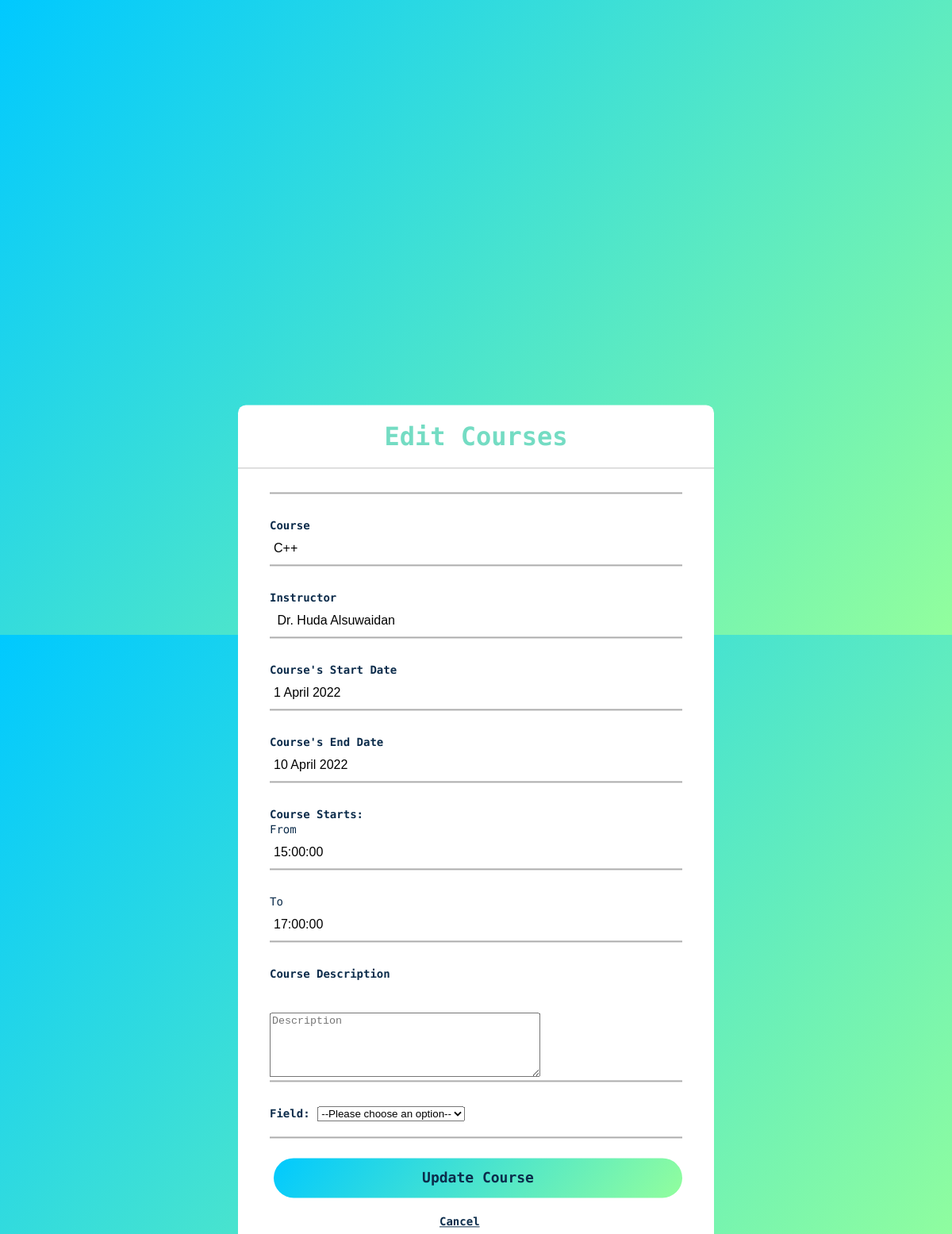
/Admin-edit-course.php?id=1, run on the app's committed database.
### tables this page shows
CREATE TABLE `courses` (
  `id` int(11) NOT NULL,
  `course` varchar(255) NOT NULL,
  `instructor` varchar(255) NOT NULL,
  `startDate` varchar(255) NOT NULL,
  `endDate` varchar(255) NOT NULL,
  `startTime` time NOT NULL,
  `endTime` time NOT NULL,
  `description` varchar(1500) NOT NULL,
  `feild` varchar(255) NOT NULL
);

### Admin-edit-course.php (the view, shortened to what this page needs)
<?php
$root=$_SERVER["DOCUMENT_ROOT"];
require($root.'/course+/config/db.php');
?>
<!DOCTYPE html>
<html>
<head>
    <link rel="stylesheet" href="../../course+/css/update.css">
</head>
<html>
<body>
<!DOCTYPE html>
<html>
<link rel="stylesheet" href="../../course+/css/update.css">
    <head>
    </head>
    <body>
        <div class="center">
            <h1>Edit Courses</h1>
            <?php
            if(isset($_GET['id'])){
                $id= $_GET['id'];
                $course_edit= "SELECT * FROM courses WHERE id= '$id' LIMIT 1";
                $course_run= mysqli_query($conn, $course_edit);
                if(mysqli_num_rows($course_run) > 0){
                    $row= mysqli_fetch_array($course_run);
                    ?>
            <form method="POST" action="#">
                <div class="txt-field">
                </div>
                <div class="txt-field">
                <label><b>Course</b></label>
                <input type="text" id="course" name="course" value="<?= $row['course'] ?>" autocomplete="off">
                </div>
                <div class="txt-field">
                <label><b>Instructor</b></label>
                <input type="text" id="instructor" name="instructor" value="<?= $row['instructor'] ?>"  autocomplete="off" >
                </div>
                <div class="txt-field">
                <label><b>Course's Start Date</b></label>
                <input type="text" id="startDate" name="startDate" value="<?= $row['startDate'] ?>"  autocomplete="off" >
                </div>
                <div class="txt-field">
                <label><b>Course's End Date </b></label>
                <input type="text" id="endDate" name="endDate" value="<?= $row['endDate'] ?>"  autocomplete="off">
                </div>
                <div class="txt-field">
                <label><b>Course Starts:</b></label><br>
                <label>From</label>
                <input type="text" name="startTime" class="startTime" value="<?= $row['startTime'] ?>"  autocomplete="off">
                </div>
                <div class="txt-field">
                <label>To</label>
                <input type="text" name="endTime" class="endTime" value="<?= $row['endTime'] ?>"  autocomplete="off">
                </div>
                <div class="txt-field">
                <label><b>Course Description</b></label>
                <input><textarea name="description" cols="40" rows="5" placeholder="Description" autocomplete="off"></textarea>
                <label class="error"><?php if (isset($descriptionError)) echo $descriptionError; ?></label>
                </div>
                <div class="txt-field">
                <label><b>Field:</b></label>
                <select name="feild" class= "selectpicker">
                   <option value="" >--Please choose an option-- </option>
                </select>
                <label class="error"><?php if (isset($field_error)) echo $field_error; ?></label><br>
                </select><br>
                </div>
                <div class="submit">
                <input type= "submit" name="update_course" value="Update Course">
                </div>
                <div class="button">
                <button type="button" name="button" onclick="window.location.href = 'Admin-Index.php';">Cancel</button>
                </div>
        </form>
        <?php
                }
                else{
                    ?>
                    <h4>No Record Found!</h4>
                    <?php
                }
            }
            ?>
        </div>
    </body>
</html>

### update.css (style rules this page uses)
body { margin: 0; padding: 0; font-family: 'Source Code Pro', monospace; background: linear-gradient(130deg, #00C9FF 0%, #92FE9D 100%); height: 100vh; overflow-y: scroll; }
.center { position: absolute; top: 50%; left: 50%; transform: translate(-50%, -25%); width: 600px; background: white; border-radius: 10px; }
.center h1 { color:rgb(116,220,195); text-align: center; padding: 0 0 20px 0; border-bottom: 1px solid silver; }
.center form { padding: 0 40px; box-sizing: border-box; }
form .txt-field { position: relative; border-bottom: 2px solid #adadad; margin: 30px 0; }
.txt-field input { width: 100%; padding: 0 5px; height: 40px; font-size: 16px; border: none; background: none; outline: none; }
label { font-size: 14px; color: rgb(12, 44, 75); }
.submit { margin: -5px 0 20px 5px; color: #a6a6a6; cursor: pointer; }
input[type="submit"] { width: 100%; height: 50px; border: none; background: linear-gradient(130deg, #00C9FF 0%, #92FE9D 100%); border-radius: 25px; font-size: 18px; color: rgb(12, 44, 75); font-weight: 700; cursor: pointer; outline: none; font-family: 'Source Code Pro', monospace; }
button[type="button"] { border: none; background: none; font-size: 14px; color: rgb(12, 44, 75); font-weight: 700; cursor: pointer; outline: none; font-family: 'Source Code Pro', monospace; text-decoration: underline; top:60%; left:40%; position: relative; margin-bottom: 2rem; }
label.error { color: red; font-size: 12px; margin-top: 13px; padding-left: 40px; font-weight: normal; }

### data on the page
courses: course "C++", instructor "Dr. Huda Alsuwaidan", startDate "1 April 2022", endDate "10 April 2022", startTime "15:00:00", endTime "17:00:00"
